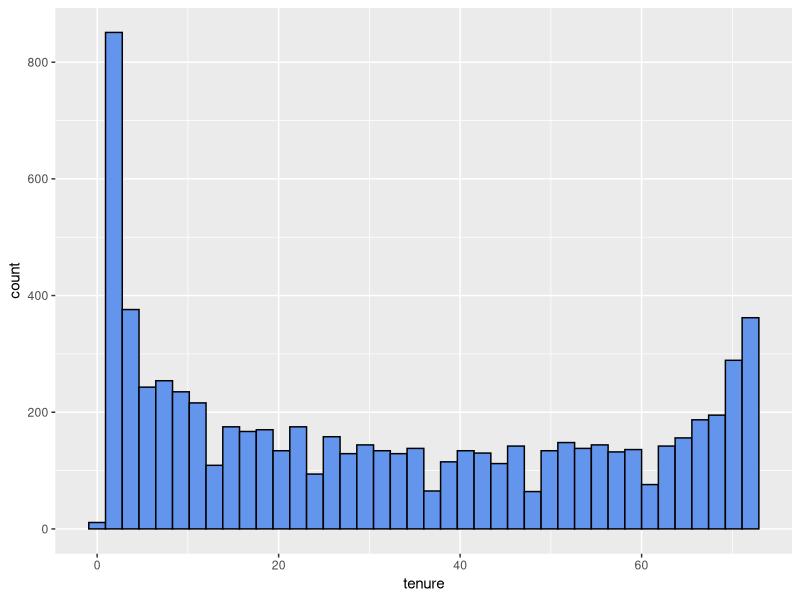
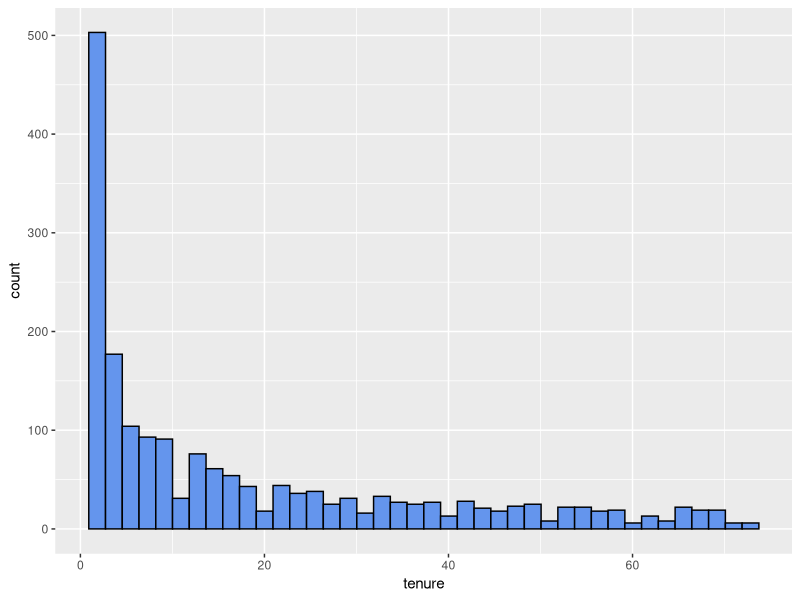
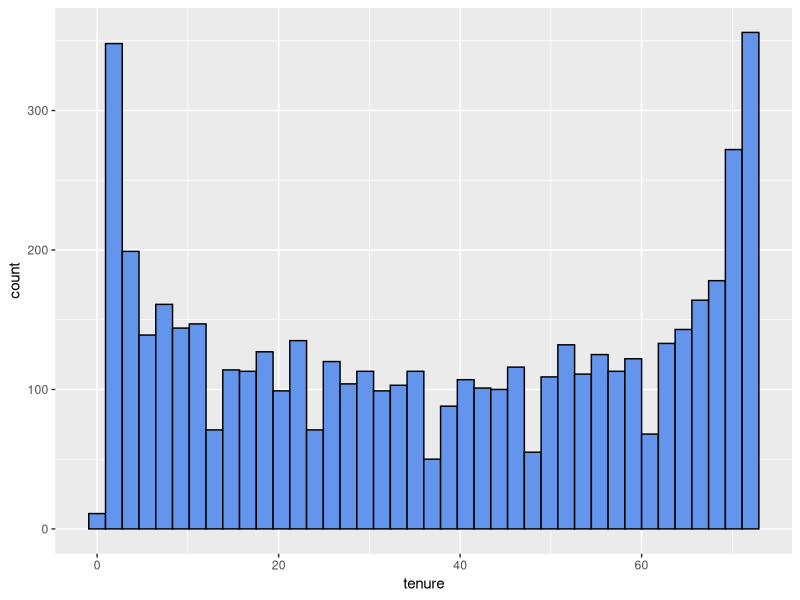
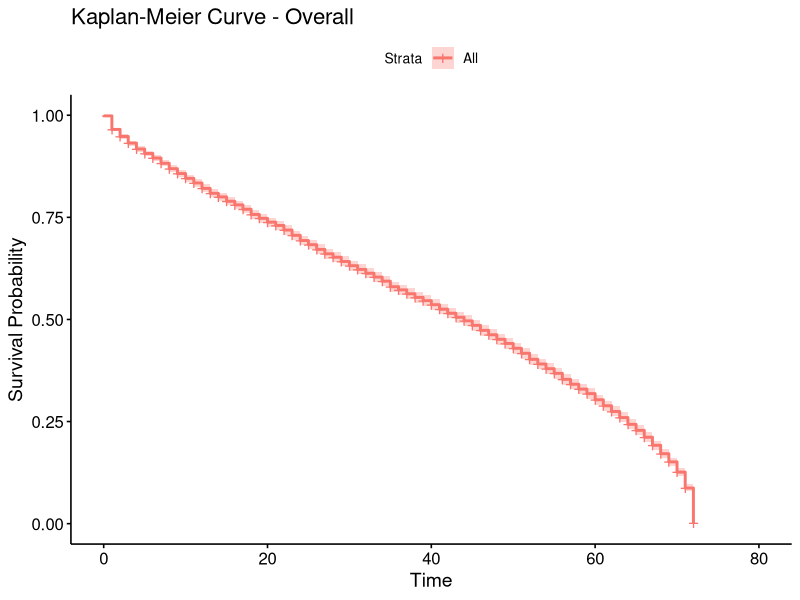
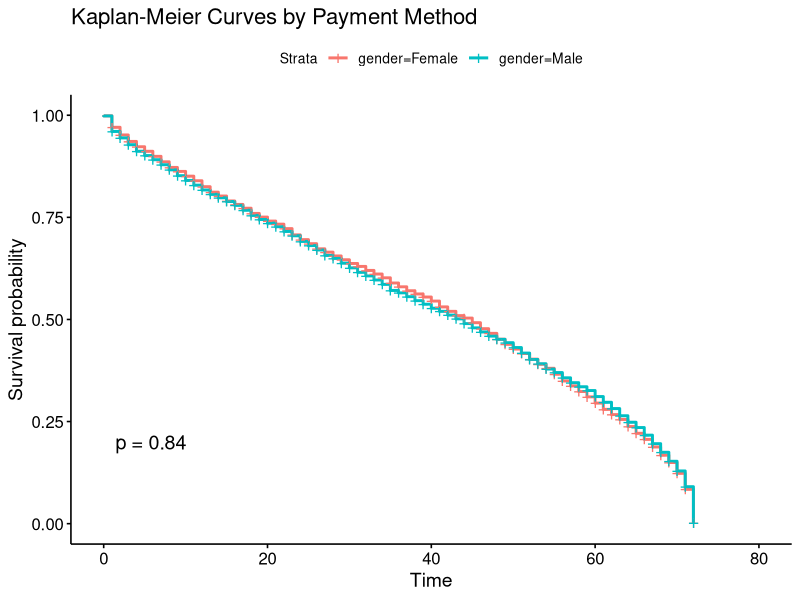
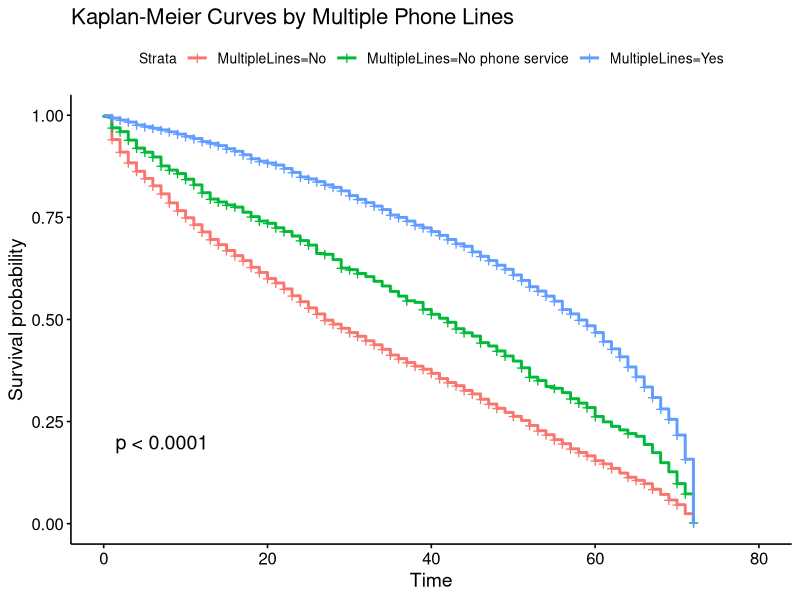
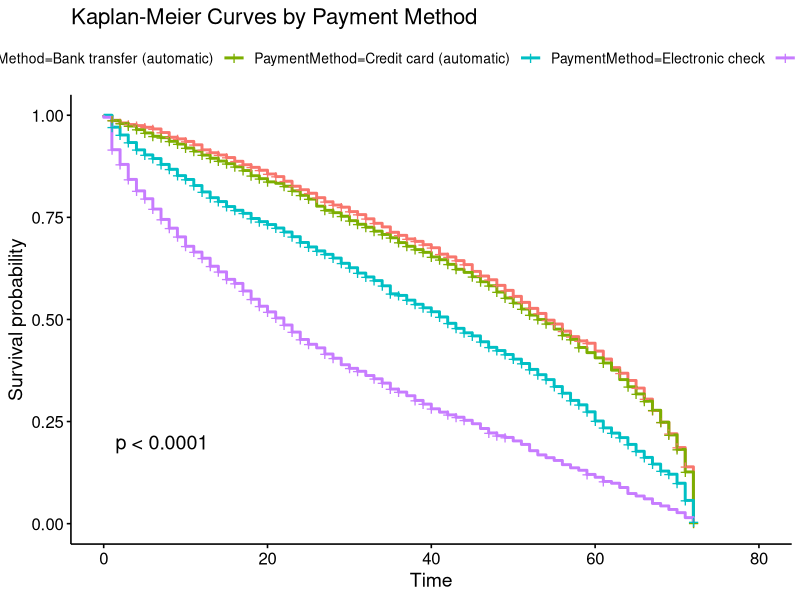
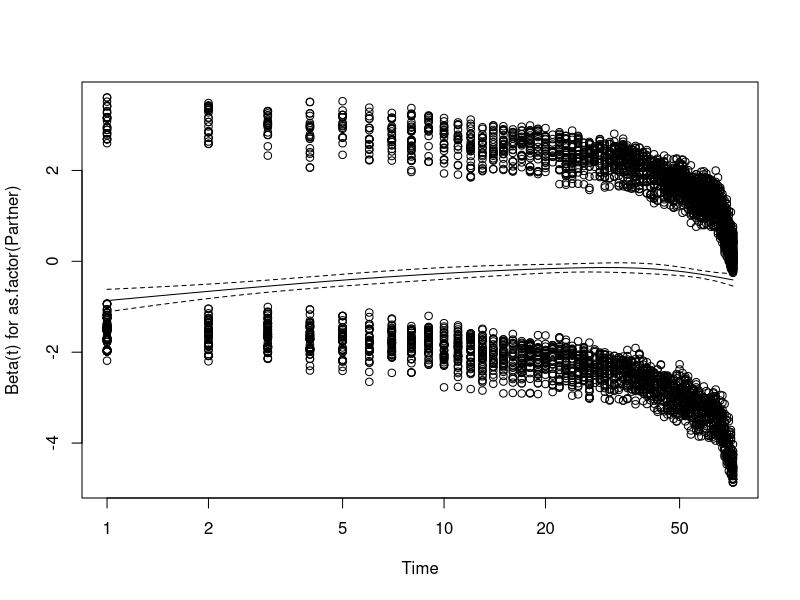

These figures' R source, in order:
## ---- chunk 1
#| label: library & data set up
#| include: false
#| message: false
#| warning: false

library(tidyverse)
library(here)
library(survival)
library(survminer)

tele <- read_csv(here("data", "Telco-Customer-Churn-Clean.csv"))
## ---- chunk 2
#| label: data exploration
#| include:  false

tele %>%
  ggplot(aes(x = tenure)) +
  geom_histogram(bins = 40, fill = "cornflowerblue", color = "black")
  

tele %>%
  filter(Churn == 0) %>%
  ggplot(aes(x = tenure)) +
  geom_histogram(bins = 40, fill = "cornflowerblue", color = "black")

tele %>%
  filter(Churn == 1) %>%
  ggplot(aes(x = tenure)) +
  geom_histogram(bins = 40, fill = "cornflowerblue", color = "black")
## ---- chunk 3
km_fit_all <- survfit(Surv(tenure, Churn) ~ 1, data = tele)

ggsurvplot(km_fit_all, 
           data = tele,
           xlab = "Time", 
           ylab = "Survival Probability",
           title = "Kaplan-Meier Curve - Overall")
## ---- chunk 4
km_fit_gender <- survfit(Surv(tenure, Churn) ~ gender, data = tele)

ggsurvplot(km_fit_gender, 
           data = tele,
           pval = TRUE,
           title = "Kaplan-Meier Curves by Payment Method")
## ---- chunk 5
#| include: false

# the log-rank test
survdiff(Surv(tenure, Churn) ~ gender, data = tele, rho = 0)

print(km_fit_gender, print.rmean = TRUE)
## ---- chunk 6
km_fit_lines <- survfit(Surv(tenure, Churn) ~ MultipleLines, data = tele)

ggsurvplot(km_fit_lines, 
           data = tele,
           pval = TRUE,
           title = "Kaplan-Meier Curves by Multiple Phone Lines")
## ---- chunk 7
#| include: false
### log-rank test
survdiff(Surv(tenure, Churn) ~ MultipleLines, data = tele, rho = 0)
print(km_fit_lines, print.rmean = TRUE)
## ---- chunk 8
km_fit_payment <- survfit(Surv(tenure, Churn) ~ PaymentMethod, data = tele)

ggsurvplot(km_fit_payment, 
           data = tele,
           pval = TRUE,
           title = "Kaplan-Meier Curves by Payment Method")
## ---- chunk 9
#| include: false
survdiff(Surv(tenure, Churn) ~ PaymentMethod, data = tele, rho = 0)

print(km_fit_payment, print.rmean = TRUE)
## ---- chunk 10
cox_model_full <- coxph(Surv(tenure, Churn) ~ 
                        as.factor(gender) + as.factor(SeniorCitizen) + as.factor(Partner) +
                        as.factor(Dependents) + as.factor(PhoneService) + 
                        as.factor(MultipleLines) + as.factor(InternetService) + 
                        as.factor(OnlineSecurity) + as.factor(OnlineBackup)
                        + as.factor(DeviceProtection) + as.factor(TechSupport) + 
                        as.factor(StreamingTV) + as.factor(StreamingMovies) + 
                        as.factor(Contract) + as.factor(PaperlessBilling) + 
                        as.factor(PaymentMethod) + MonthlyCharges + TotalCharges,
                        data = tele)
anova(cox_model_full)
## ---- chunk 11
dev_resid <- residuals(cox_model_full, type = "deviance")
influential <- which(abs(dev_resid) > 3)
      
dev_resid[influential]


# score_resid <- residuals(cox_model_full, type = "score")
# which(abs(score_resid) > 3)
## ---- chunk 12
cox_model_full <- coxph(Surv(tenure, Churn) ~ 
                        as.factor(gender) + as.factor(SeniorCitizen) + as.factor(Partner) +
                        as.factor(Dependents) + as.factor(PhoneService) + 
                        as.factor(MultipleLines) + as.factor(InternetService) + 
                        as.factor(OnlineSecurity) + as.factor(OnlineBackup)
                        + as.factor(DeviceProtection) + as.factor(TechSupport) + 
                        as.factor(StreamingTV) + as.factor(StreamingMovies) + 
                        as.factor(Contract) + as.factor(PaperlessBilling) + 
                        as.factor(PaymentMethod) + MonthlyCharges + TotalCharges,
                        subset = -c(influential),
                        data = tele)
step_model <- step(cox_model_full, k = 2 ,direction = "both")
## ---- chunk 13
anova(step_model)
## ---- chunk 14
FinalModel <- coxph(Surv(tenure, Churn) ~ 
                        as.factor(Partner) + as.factor(InternetService) + 
                        as.factor(OnlineSecurity) + as.factor(DeviceProtection) +
                        as.factor(StreamingTV) + as.factor(StreamingMovies) + 
                        as.factor(Contract) + as.factor(PaperlessBilling) + 
                        as.factor(PaymentMethod) + TotalCharges,
                        subset = -c(influential),
                        data = tele)


summary(FinalModel)
## ---- chunk 15
# score_resid <- residuals(FinalModel, type = "score")
# which(abs(score_resid) > 1000)
## ---- chunk 16
anova(FinalModel)

## ---- chunk 17
anova(cox_model_full, FinalModel)
## ---- chunk 18
cr.zph <- cox.zph(FinalModel, transform = "log")
cr.zph
plot(cr.zph)
